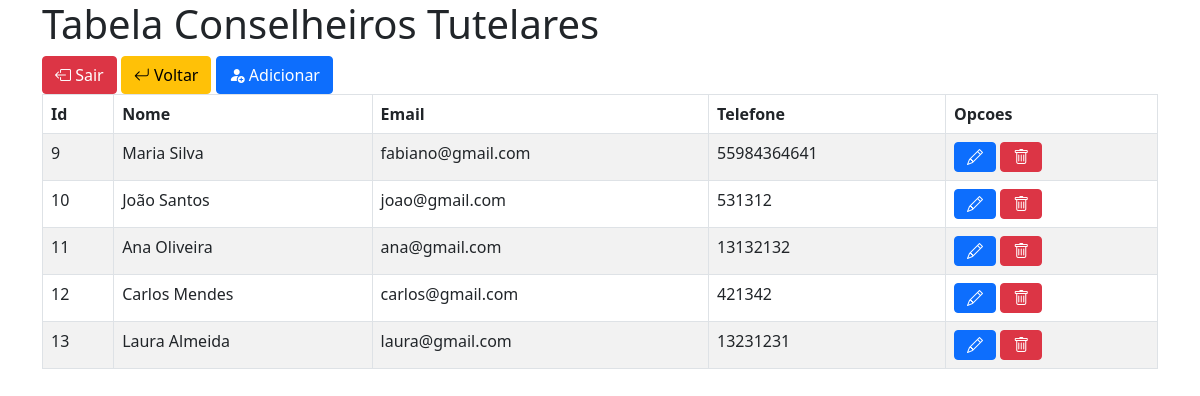
The page /form_login/dashbord.php on the database its author committed.
### tables this page shows
CREATE TABLE `conselheiro` (
  `id_conselheiro` int(11) NOT NULL,
  `nome` varchar(45) NOT NULL,
  `email` varchar(80) NOT NULL,
  `senha` varchar(45) NOT NULL,
  `telefone` varchar(45) NOT NULL,
  `foto` text DEFAULT NULL,
  `sobre` text DEFAULT NULL,
  `mandato` char(10) DEFAULT NULL
);

### form_login/dashbord.php (the view, shortened to what this page needs)
<!DOCTYPE html>
<html lang="pt-br">
<head>
    <link rel="stylesheet" href="https://cdn.jsdelivr.net/npm/bootstrap@5.1.0/dist/css/bootstrap.min.css">
    <link rel="stylesheet" href="https://cdn.jsdelivr.net/npm/bootstrap-icons@1.10.5/font/bootstrap-icons.css">
</head>
<body>
    <div class="container">
        <h1>Tabela Conselheiros Tutelares</h1>
        <a href="logout.php"> <button type="submit"  class="bi bi-box-arrow-left btn btn-danger"> Sair</button></a>
        <a href="../admin/index.php"> <button type="submit"  class="bi bi-arrow-return-left btn btn-warning"> Voltar</button></a>
        <a href="../form_conselheiro/index.php"> <button type="submit"  class="bi bi-person-fill-add btn btn-primary"> Adicionar</button></a>
        <br>
        <table class="table table-striped table-bordered table-group-divider">
            <thead>
                <tr>
                    <th>Id</th>
                    <th>Nome</th>
                    <th>Email</th>
                    <th>Telefone</th>
                    <th>Opcoes</th>
                </tr>
            </thead>
            <tbody>
                <?php
                $servername = "localhost";
                $username = "root";
                $password = "";
                $dbname = "mydb";
                $conn = new mysqli($servername, $username, $password, $dbname);
                $sql = "SELECT * FROM conselheiro";
                $result = $conn->query($sql);
                if ($result->num_rows > 0) {
                    while ($row = $result->fetch_assoc()) {
                        echo "<tr>";
                        echo "<td>" . $row["id_conselheiro"] . "</td>";
                        echo "<td class='text-capitalize'>" . $row["nome"] . "</td>";
                        echo "<td>" . $row["email"] . "</td>";
                        echo "<td>" . $row["telefone"] . "</td>";
                        echo "<td>
                        <a class='btn btn-primary mr-5' type='submit' href='editar.php?id=" . $row["id_conselheiro"] . "''>
                        <i class='bi bi-pencil'></i>
                        </a>
                        <a class='btn btn-danger' href='excluir.php?id=" . $row["id_conselheiro"] . "''>
                        <i class='bi bi-trash'></i>
                        </a>
</td>";
                        echo "</tr>";
                    }
                } else {
                    echo "<tr><td colspan='3'>Nenhum registro encontrado.</td></tr>";
                }
                ?>
            </tbody>
        </table>
    </div>
</body>
</html>

### rows shown on the page
conselheiro: id_conselheiro "9", nome "Maria Silva", email "fabiano@gmail.com", telefone "55984364641"
conselheiro: id_conselheiro "10", nome "João Santos", email "joao@gmail.com", telefone "531312"
conselheiro: id_conselheiro "11", nome "Ana Oliveira", email "ana@gmail.com", telefone "13132132"
conselheiro: id_conselheiro "12", nome "Carlos Mendes", email "carlos@gmail.com", telefone "421342"
conselheiro: id_conselheiro "13", nome "Laura Almeida", email "laura@gmail.com", telefone "13231231"
